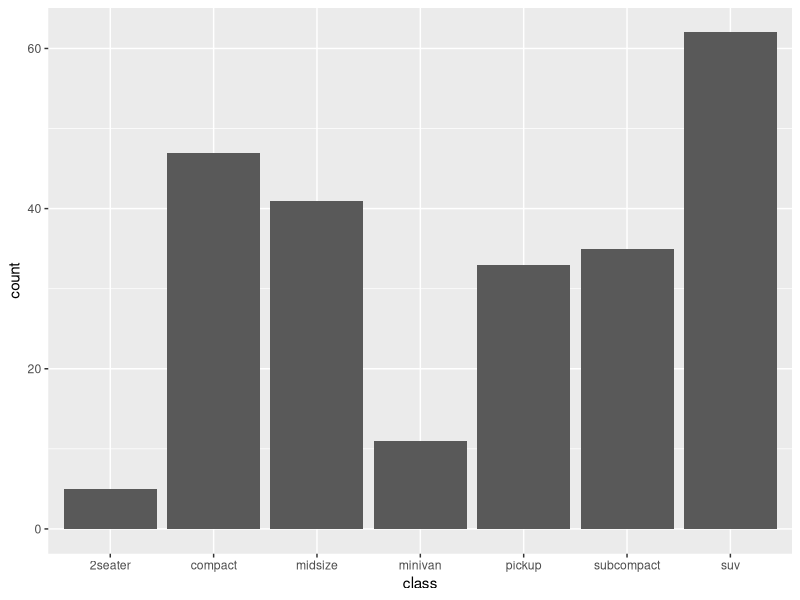
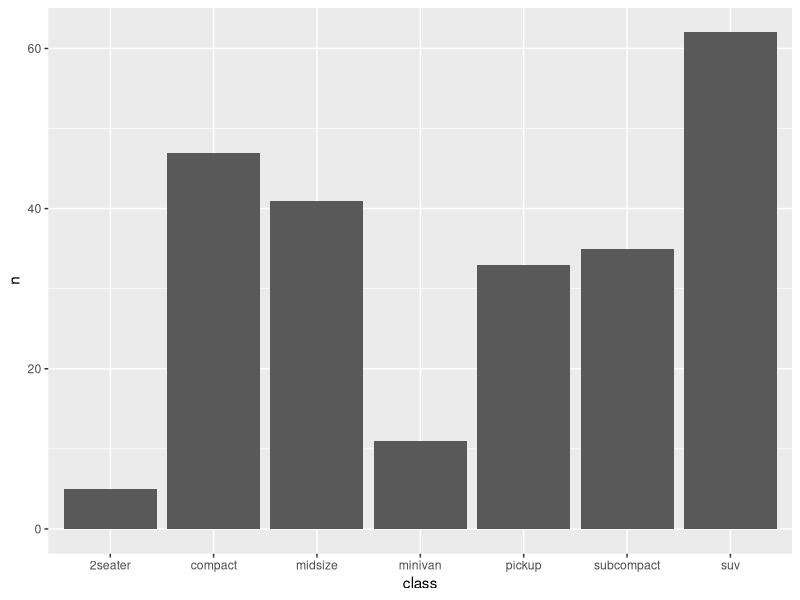
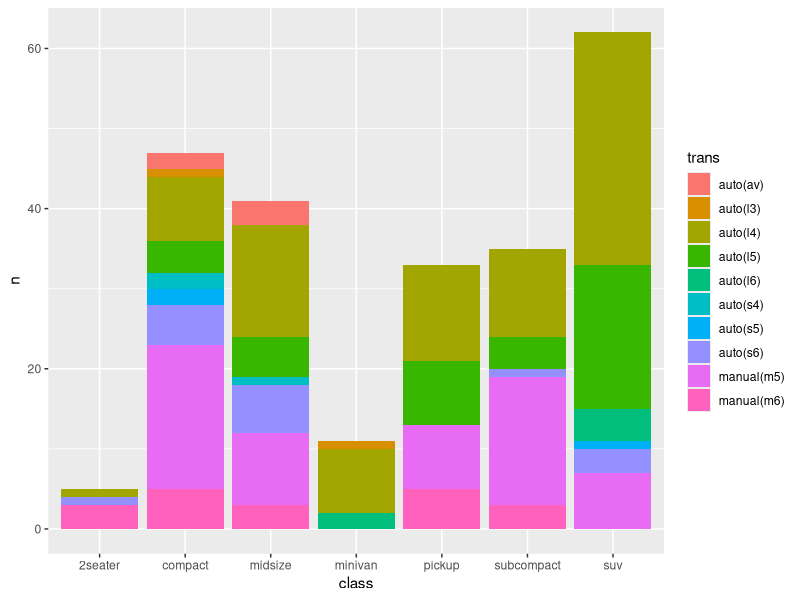
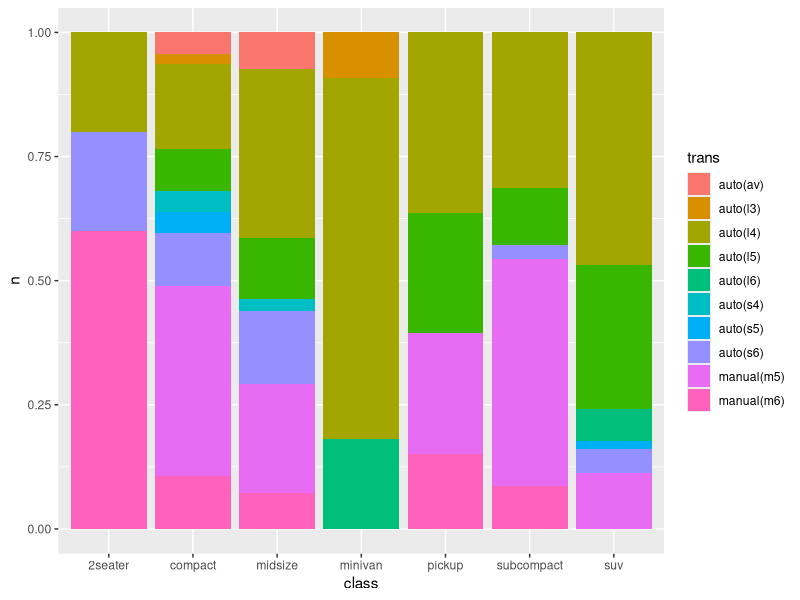
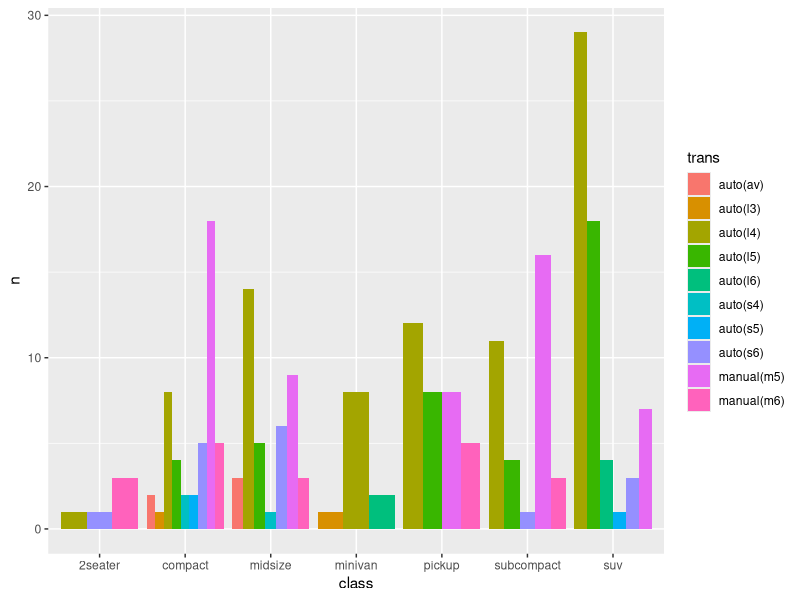
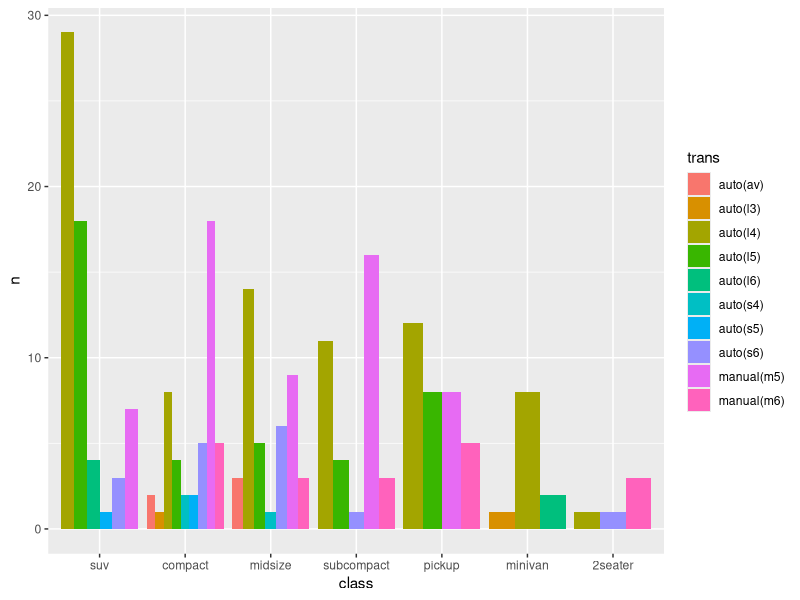
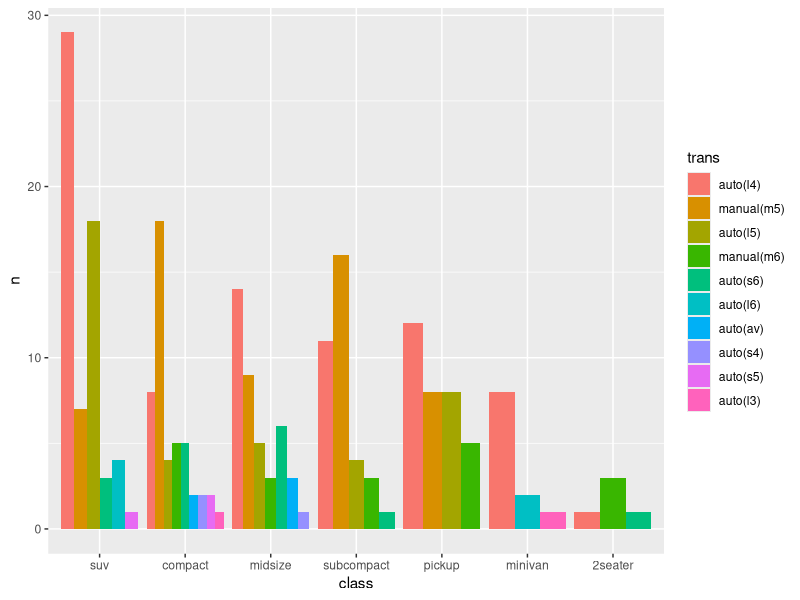

Write the R code that produced these figures, in order.
## ---- chunk 1
#| echo: false
#| message: false
#| warning: false

library(tidyverse)
## ---- chunk 2
ggplot(data = mpg, mapping = aes(class)) + 
  geom_bar()
## ---- chunk 3
mpg |> 
  count(class) |> # count mpg by class
  ggplot(mapping = aes(class, n)) + 
  geom_col()
## ---- chunk 4
# Stacked 
 mpg |> 
  count(class, trans) |> 
  ggplot(mapping = aes(class, n, fill = trans)) + 
  geom_col()
## ---- chunk 5
# Stacked with same length
mpg |> 
  count(class, trans) |> 
  ggplot(mapping = aes(class, n, fill = trans)) + 
  geom_col(position = "fill")
## ---- chunk 6
# Dodged bar chart
mpg |> 
  count(class, trans) |> 
  ggplot(mapping = aes(class, n, fill = trans)) + 
  geom_col(position = "dodge")
## ---- chunk 7
# Dodged bar chart
mpg |> 
  count(class, trans) |> 
  group_by(class) |> 
  mutate(class_count = sum(n)) |> 
  ungroup() |> 
  mutate(class = fct_reorder(class, class_count, .desc = TRUE)) |> # reorder bars by total number of observations in each class
  ggplot(mapping = aes(class, n, fill = trans)) + 
  geom_col(position = "dodge")
## ---- chunk 8
# Dodged bar chart
mpg |> 
  count(class, trans) |> 
  group_by(class) |> 
  mutate(class_count = sum(n)) |> 
  ungroup() |> 
  group_by(trans) |> 
  mutate(trans_count = sum(n)) |> 
  ungroup() |>
  mutate(class = fct_reorder(class, class_count, .desc = TRUE),  # reorder bars by total number of observations in each trans
         trans = fct_reorder(trans, trans_count, .desc = TRUE)) |> # reorder bars by total number of observations in each trans
  ggplot(mapping = aes(class, n, fill = trans)) + 
  geom_col(position = "dodge")
